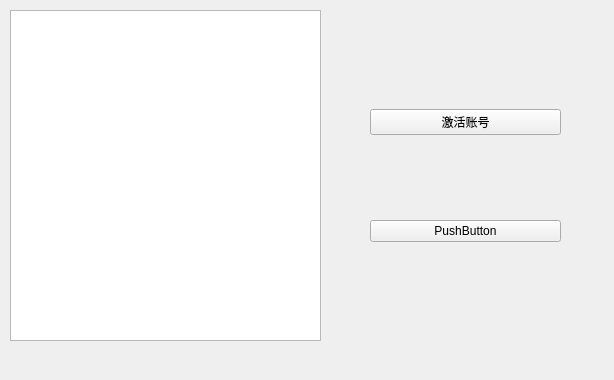
<?xml version="1.0" encoding="UTF-8"?>
<ui version="4.0">
 <class>Form</class>
 <widget class="QWidget" name="Form">
  <property name="geometry">
   <rect>
    <x>0</x>
    <y>0</y>
    <width>614</width>
    <height>380</height>
   </rect>
  </property>
  <property name="windowTitle">
   <string>Form</string>
  </property>
  <widget class="QTableView" name="tableView">
   <property name="geometry">
    <rect>
     <x>10</x>
     <y>10</y>
     <width>311</width>
     <height>331</height>
    </rect>
   </property>
  </widget>
  <widget class="QWidget" name="verticalLayoutWidget">
   <property name="geometry">
    <rect>
     <x>370</x>
     <y>30</y>
     <width>191</width>
     <height>291</height>
    </rect>
   </property>
   <layout class="QVBoxLayout" name="verticalLayout">
    <item>
     <widget class="QPushButton" name="activeButton">
      <property name="text">
       <string>激活账号</string>
      </property>
     </widget>
    </item>
    <item>
     <widget class="QPushButton" name="pushButton">
      <property name="text">
       <string>PushButton</string>
      </property>
     </widget>
    </item>
   </layout>
  </widget>
 </widget>
 <resources/>
 <connections/>
</ui>
